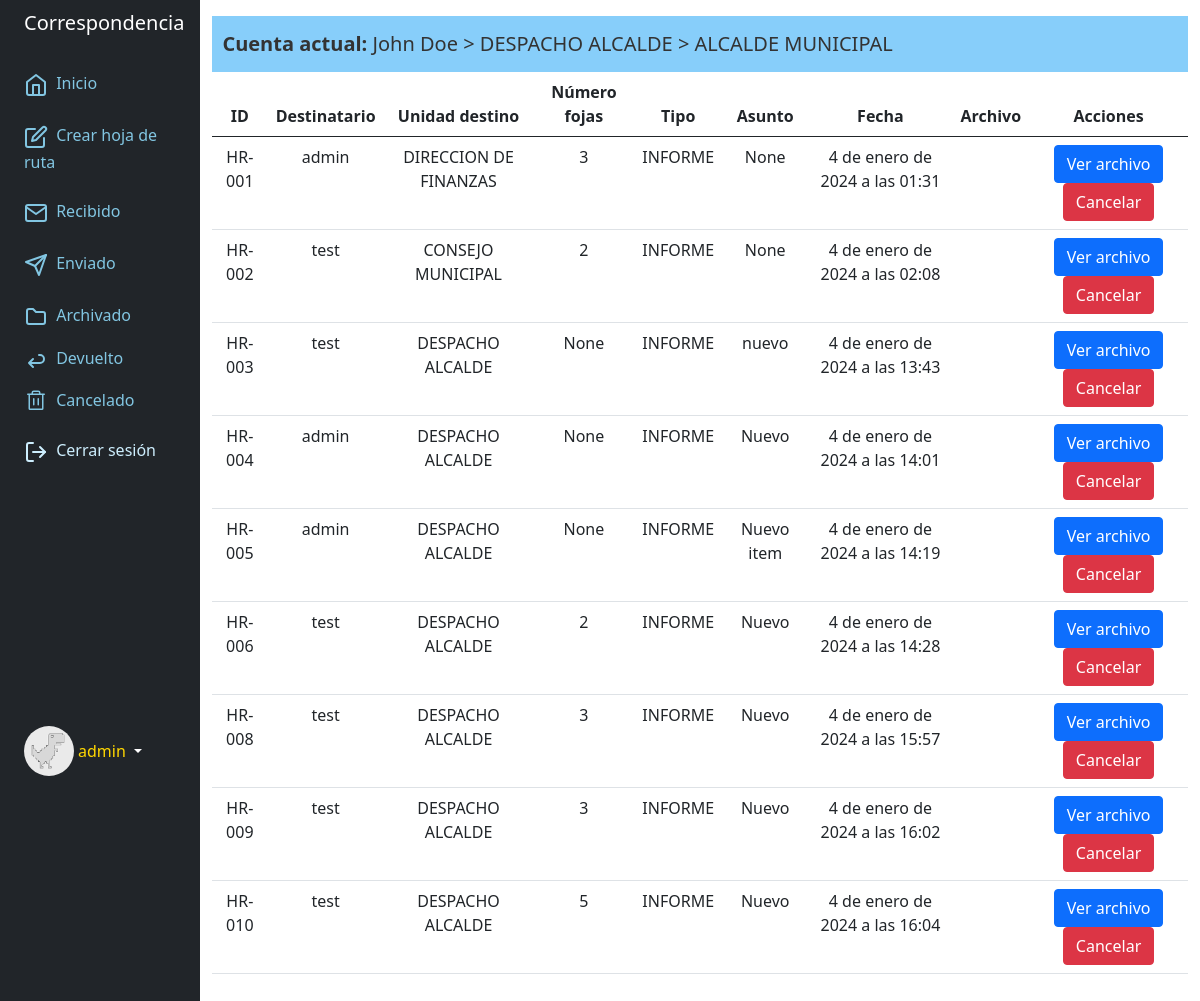
The app's page /enviado/ (signed in) with its own data.
### accounts/models.py (models this page shows, shortened)
class Profile(models.Model):
	user = models.OneToOneField('auth.User', on_delete=models.CASCADE, related_name='profile')
	image = models.ImageField(default='users/image_user.png',upload_to='users/')
	unidad = models.ForeignKey(Unidad, related_name='unidad', on_delete=models.CASCADE, null=True, blank=True)
	cargo = models.ForeignKey(Cargo, related_name='cargo', on_delete=models.CASCADE, null=True, blank=True)
	class Meta:
		verbose_name = 'Perfil'
		verbose_name_plural = 'Perfiles'
		ordering = ['id']

### correspondencia/models.py (models this page shows, shortened)
class Unidad(models.Model):
    nombre_unidad = models.CharField(max_length=200)
    sigla_unidad = models.CharField(max_length=50)
    class Meta:
        verbose_name = 'unidad'
        verbose_name_plural = 'unidad'
    def __str__(self):
        return self.nombre_unidad

class Cargo(models.Model):
    nombre_cargo = models.CharField(max_length=200)
    def __str__(self):
        return self.nombre_cargo

class Correspondencia(models.Model):
    codigo = models.CharField(max_length=200, blank=True, null=True)
    usuario_rtte = models.ForeignKey(User, on_delete=models.CASCADE, related_name='usuario_rtte_crr')
    unidad_rtte = models.ForeignKey(Unidad, on_delete=models.CASCADE, related_name='unidad_rtte_crr')
    cargo_rtte = models.ForeignKey(Cargo, on_delete=models.CASCADE, related_name='cargo_rtte_crr')
    numero_fojas = models.IntegerField(null=True, blank=True)
    tipo_derivado = models.CharField(choices=options_tipo,max_length=200)
    usuario_destino = models.ForeignKey(User, on_delete=models.CASCADE, related_name='usuario_destino_crr')
    unidad_destino = models.ForeignKey(Unidad, on_delete=models.CASCADE, related_name='unidad_destino_crr')
    cargo_destino = models.ForeignKey(Cargo, on_delete=models.CASCADE, related_name='cargo_destino_crr')
    archivo = models.FileField(upload_to='media', null=True, blank=True)
    derivado = models.BooleanField(default=True, null=True, blank=True)
    recibido = models.BooleanField(default=True, null=True, blank=True)
    devuelto = models.BooleanField(default=False, null=True, blank=True)
    cancelado = models.BooleanField(default=False, null=True, blank=True)
    archivado = models.BooleanField(default=False, null=True, blank=True)
    fecha_derivado = models.DateTimeField(auto_now_add=True,null=True, blank=True)
    fecha_recibido = models.DateTimeField(auto_now_add=True,null=True, blank=True)
    fecha_devuelto = models.DateTimeField(null=True, blank=True)
    fecha_cancelado = models.DateTimeField(null=True, blank=True)
    fecha_archivado = models.DateTimeField(null=True, blank=True)
    asunto_derivado = models.CharField(max_length=300, null=True, blank=True)
    asunto_devuelto = models.CharField(max_length=200, null=True, blank=True)
    asunto_archivado = models.CharField(max_length=200, null=True, blank=True)
    asunto_cancelado = models.CharField(max_length=200, null=True, blank=True)
    class Meta:
        verbose_name = 'correspondencia'
        verbose_name_plural = 'correspondencia'

### core/views.py (the view)
# urls.py: path('enviado/', enviado, name='enviado'),
@login_required
def enviado(request):
    obj_enviado = Correspondencia.objects.all()
    context_enviado = {
        'obj_enviado':obj_enviado,
    }
    return render(request, 'core/enviado.html', context_enviado)

### core/templates/core/enviado.html (shortened to what this page needs)
{% extends 'core/base.html' %}
{% block content %}
<table class="table">
    <thead>
        <tr>
            <th scope="col" class="text-center">ID</th>
            <th scope="col" class="text-center">Destinatario</th>
            <th scope="col" class="text-center">Unidad destino</th>
            <th scope="col" class="text-center">Número fojas</th>
            <th scope="col" class="text-center">Tipo</th>
            <th scope="col" class="text-center">Asunto</th>
            <th scope="col" class="text-center">Fecha</th>
            <th scope="col" class="text-center">Archivo</th>
            <th scope="col" class="text-center">Acciones</th>
        </tr>
    </thead>
    {% for d in obj_enviado %}
        {% if user.pk == d.usuario_rtte.pk and not d.cancelado %}
    <tr>
        <td class="text-center">{{ d.codigo }}</td>
        <td class="text-center">{{ d.usuario_destino }}</td>
        <td class="text-center">{{ d.unidad_destino }}</td>
        <td class="text-center">{{ d.numero_fojas }}</td>
        <td class="text-center">{{ d.tipo_derivado }}</td>
        <td class="text-center">{{ d.asunto_derivado }}</td>
        <td class="text-center">{{ d.fecha_derivado }}</td>
        <td class="text-center"><a href="{{ form.archivo.url }}">{{ form.archivo.url }}</a></td>
        <td class="text-center">
            <button type="button" class="btn btn-primary text-wrap">Ver archivo</button>
            <a href="{% url 'cancelar' d.id %}" class="btn btn-danger">Cancelar</a>
        </td>
    </tr>
        {% endif %}
    {% endfor %}
</table>
{% endblock %}

### core/templates/core/base.html (shortened to what this page needs)
<!DOCTYPE html>
<html>
<head>
    <link href="https://cdn.jsdelivr.net/npm/bootstrap@5.0.2/dist/css/bootstrap.min.css" rel="stylesheet"
>
</head>
<body>
    <div class="container-fluid">
        {% if request.user.is_authenticated %}
        <div class="row flex-nowrap">
            <div class="col-auto col-md-3 col-xl-2 px-sm-2 px-0 bg-dark">
                <div class="d-flex flex-column align-items-center align-items-sm-start px-3 pt-2 text-white min-vh-100">
                    <a href="/"
                        class="d-flex align-items-center pb-3 mb-md-0 me-md-auto text-white text-decoration-none">
                        <span class="fs-5 d-none d-sm-inline">Correspondencia</span>
                    </a>
                    <ul class="nav nav-pills flex-column mb-sm-auto mb-0 align-items-center align-items-sm-start"
                        id="menu">
                        <li class="nav-item">
                            <a href="{% url 'home' %}" class="nav-link align-middle px-0" style="color: #82C6E2;">
                                 <span class="ms-1 d-none d-sm-inline">Inicio</span>
                            </a>
                        </li>
                        <li>
                            <a href="{% url 'derivar' %}" class="nav-link px-0 align-middle" style="color: #82C6E2;">
                                 <span class="ms-1 d-none d-sm-inline">Crear hoja de ruta</span></a>
                        </li>
                        <li>
                            <a href="{% url 'recibido' %}" class="nav-link px-0 align-middle" style="color: #82C6E2;">
                                 <span class="ms-1 d-none d-sm-inline">Recibido</span></a>
                        </li>
                        <li>
                            <a href="{% url 'enviado' %}" class="nav-link px-0 align-middle" style="color: #82C6E2;">
                                <svg xmlns="http://www.w3.org/2000/svg" width="24" height="24" viewBox="0 0 24 24" fill="none" stroke="currentColor" stroke-width="2" stroke-linecap="round" stroke-linejoin="round" class="feather feather-send"><line x1="22" y1="2" x2="11" y2="13"></line><polygon points="22 2 15 22 11 13 2 9 22 2"></polygon></svg>
                                 <span class="ms-1 d-none d-sm-inline">Enviado</span></a>
                        </li>
                        <li>
                            <a href="{% url 'archivado' %}" class="nav-link px-0 align-middle" style="color: #82C6E2;">
                                <svg xmlns="http://www.w3.org/2000/svg" width="24" height="24" viewBox="0 0 24 24"><path fill="none" stroke="currentColor" stroke-linecap="round" stroke-linejoin="round" stroke-width="2" d="M5 4h4l3 3h7a2 2 0 0 1 2 2v8a2 2 0 0 1-2 2H5a2 2 0 0 1-2-2V6a2 2 0 0 1 2-2"/></svg>
                                 <span class="ms-1 d-none d-sm-inline">Archivado</span></a>
                        </li>
                        <li>
                            <a href="{% url 'devuelto' %}" class="nav-link px-0 align-middle" style="color: #82C6E2;">
                                <svg xmlns="http://www.w3.org/2000/svg" width="24" height="24" viewBox="0 0 24 24"><path fill="none" stroke="currentColor" stroke-linecap="round" stroke-linejoin="round" stroke-width="2" d="m9 11l-4 4l4 4m-4-4h11a4 4 0 0 0 0-8h-1"/></svg> <span class="ms-1 d-none d-sm-inline">Devuelto</span></a>
                        </li>
                        <li>
                            <a href="{% url 'cancelado' %}" class="nav-link px-0 align-middle" style="color: #82C6E2;">
                                <span class="ms-1 d-none d-sm-inline">Cancelado</span></a>
                        </li>
                        <li>
                            <a href="{% url 'exit' %}" class="nav-link px-0 align-middle" style="color: #cdeefd;">
                                 <span class="ms-1 d-none d-sm-inline">Cerrar sesión</span></a>
                        </li>
                    </ul>
                    <div class="dropdown pb-4">
                        <a href="#" class="d-flex align-items-center text-white text-decoration-none dropdown-toggle"
                            id="dropdownUser1" data-bs-toggle="dropdown" aria-expanded="false">
                            <img src="{{ user.profile.image.url }}" alt="hugenerd" width="50" height="50"
                                class="rounded-circle">
                            <span class="d-none d-sm-inline mx-1" style="color: gold;">{{ user.username}}</span>
                        </a>
                    </div>
                </div>
            </div>
            <div class="col py-3">
                <nav class="navbar col-12" style="background:#87cefa;">
                    <a class="navbar-brand" href="#" style="color:#333;">&nbsp; <b>Cuenta actual: </b> {{user.first_name}} {{user.last_name}} > {{ user.profile.unidad.nombre_unidad }} > {{ user.profile.cargo }}</a>
                </nav>
            {% endif %}
            {% block content %}
            {% endblock %}
            </div>
        </div>
    </div>
</body>
</html>

### records on screen
Correspondencia: codigo "HR-001", usuario_destino "admin", unidad_destino "DIRECCION DE FINANZAS", numero_fojas "3", tipo_derivado "INFORME", asunto_derivado "None", fecha_derivado "4 de enero de 2024 a las 01:31"
Correspondencia: codigo "HR-002", usuario_destino "test", unidad_destino "CONSEJO MUNICIPAL", numero_fojas "2", tipo_derivado "INFORME", asunto_derivado "None", fecha_derivado "4 de enero de 2024 a las 02:08"
Correspondencia: codigo "HR-003", usuario_destino "test", unidad_destino "DESPACHO ALCALDE", numero_fojas "None", tipo_derivado "INFORME", asunto_derivado "nuevo", fecha_derivado "4 de enero de 2024 a las 13:43"
Correspondencia: codigo "HR-004", usuario_destino "admin", unidad_destino "DESPACHO ALCALDE", numero_fojas "None", tipo_derivado "INFORME", asunto_derivado "Nuevo", fecha_derivado "4 de enero de 2024 a las 14:01"
Correspondencia: codigo "HR-005", usuario_destino "admin", unidad_destino "DESPACHO ALCALDE", numero_fojas "None", tipo_derivado "INFORME", asunto_derivado "Nuevo item", fecha_derivado "4 de enero de 2024 a las 14:19"
Correspondencia: codigo "HR-006", usuario_destino "test", unidad_destino "DESPACHO ALCALDE", numero_fojas "2", tipo_derivado "INFORME", asunto_derivado "Nuevo", fecha_derivado "4 de enero de 2024 a las 14:28"
Correspondencia: codigo "HR-008", usuario_destino "test", unidad_destino "DESPACHO ALCALDE", numero_fojas "3", tipo_derivado "INFORME", asunto_derivado "Nuevo", fecha_derivado "4 de enero de 2024 a las 15:57"
Correspondencia: codigo "HR-009", usuario_destino "test", unidad_destino "DESPACHO ALCALDE", numero_fojas "3", tipo_derivado "INFORME", asunto_derivado "Nuevo", fecha_derivado "4 de enero de 2024 a las 16:02"
Correspondencia: codigo "HR-010", usuario_destino "test", unidad_destino "DESPACHO ALCALDE", numero_fojas "5", tipo_derivado "INFORME", asunto_derivado "Nuevo", fecha_derivado "4 de enero de 2024 a las 16:04"

### other values on screen
{{ user.username }} "admin"
{{ user.first_name }} "John"
{{ user.last_name }} "Doe"
{{ user.profile.unidad.nombre_unidad }} "DESPACHO ALCALDE"
{{ user.profile.cargo }} "ALCALDE MUNICIPAL"
